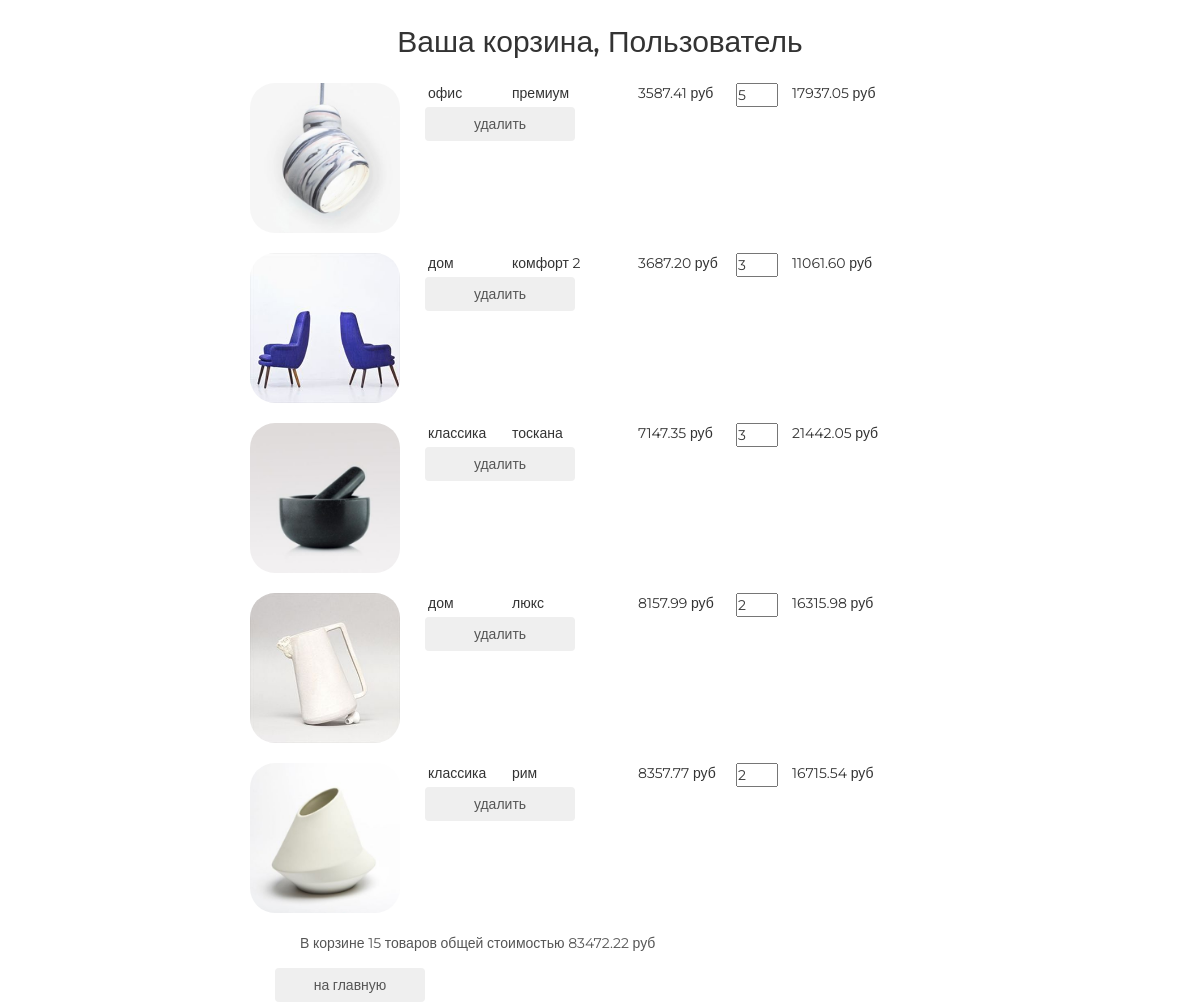
Page /basket/ (signed in) on the committed database.
### basketapp/models.py (models this page shows)
class Basket(models.Model):
    user = models.ForeignKey(settings.AUTH_USER_MODEL, on_delete=models.CASCADE, related_name='basket', verbose_name='Пользователь',)
    product = models.ForeignKey(Product, on_delete=models.CASCADE, verbose_name='Продукт',)
    quantity = models.PositiveIntegerField(default=0, verbose_name='Количество',)
    add_datetime = models.DateTimeField(auto_now_add=True, verbose_name='Время добавления')
    @property
    def product_cost(self):
        return self.product.price * self.quantity
    @property
    def total_quantity(self):
        items = Basket.objects.filter(user=self.user)
        total_items_count = sum(list(map(lambda x: x.quantity, items)))
        return total_items_count
    @property
    def total_cost(self):
        items = Basket.objects.filter(user=self.user)
        total_items_cost = sum(list(map(lambda x: x.product_cost, items)))
        return total_items_cost

### mainapp/models.py (models this page shows, shortened)
class Product(models.Model):
    category = models.ForeignKey(ProductCategory, on_delete=models.CASCADE)  # внешний ключ на табличку ProductCategory
    name = models.CharField(verbose_name='имя продукта', max_length=128)
    image = models.ImageField(upload_to='products_images', blank=True)
    short_desc = models.CharField(verbose_name='краткое описание продукта', max_length=60, blank=True)
    description = models.TextField(verbose_name='описание продукта', blank=True)
    price = models.DecimalField(verbose_name='цена продукта', max_digits=8, decimal_places=2, default=0)
    quantity = models.PositiveIntegerField(verbose_name='количество на складе', default=0)

class ProductCategory(models.Model):
    name = models.CharField(verbose_name='название категории', max_length=64, unique=True)
    description = models.TextField(verbose_name='описание категории', blank=True)

### authapp/models.py (models this page shows)
class ShopUser(AbstractUser):
    SEX_MALE = 'male'
    SEX_FEMALE = 'female'
    SEX_OTHER = 'other'
    SEX_CHOICE = (
        (SEX_MALE, 'Мужской'),
        (SEX_FEMALE, 'Женский'),
        (SEX_OTHER, 'Не указан'),
    )
    avatar = models.ImageField(upload_to='users_avatars', blank=True)   # аватарка
    age = models.PositiveIntegerField(verbose_name='возраст')           # возраст
    sex = models.CharField(max_length=6, choices=SEX_CHOICE, default=SEX_OTHER, verbose_name='Пол')  # male, female

### basketapp/views.py (the view)
# urls.py: path('', basketapp.basket, name='view'),        # READ
@login_required
def basket(request):
    title = 'Корзина'
    basket_items = Basket.objects.filter(user=request.user)
    context = {'title': title, 'basket_items': basket_items}
    return render(request, 'basketapp/basket.html', context)

### basketapp/templates/basketapp/basket.html
{% extends 'basketapp/base.html' %}
{% load static %}
{% block content %}
    <div class="basket_list">
        {% include 'basketapp/includes/inc_basket_list.html' %}
    </div>
    <button class="btn btn-round">
        <a href="{% url 'main' %}">
            на главную
        </a>
    </button>
{% endblock %}

### basketapp/templates/basketapp/includes/inc_basket_list.html
{% for item in basket_items %}
<div class="basket_record">
    <img src="/media/{{ item.product.image }}" alt="{{ item.product.short_desc }}">
    <span class="category_name">{{ item.product.category.name }}</span>
    <span class="product_name">{{ item.product.name }}</span>
    <span class="product_price">{{ item.product.price }}&nbspруб</span>
    <input type="number" name="{{ item.pk }}" min="0" value="{{ item.quantity }}">
    <span class="product_cost">{{ item.product_cost }}&nbspруб</span>
    <button class="btn btn-round">
        <a href="{% url 'basket:remove' item.pk %}" class="">
            удалить
        </a>
    </button>
</div>
{% endfor %}
{% if basket_items %}
<div class="basket_summary">
    В корзине {{ basket_items.0.total_quantity }} товаров общей стоимостью
    {{ basket_items.0.total_cost }} руб
</div>
{% endif %}

### static/css/style.css (style rules this page uses)
* { margin: 0; padding: 0; }
body { font-family: 'Montserrat', sans-serif; }
html, body { height: 100%; }
.basket_list input[type="number"] { width: 3em; position: relative; display: block; float: left; }
.basket_list span.category_name { margin-left: 2em; width: 5em; position: relative; display: block; float: left; }
.basket_list span.product_name { margin-left: 1em; width: 8em; position: relative; display: block; float: left; }
.basket_list span.product_price { margin-left: 1em; width: 7em; position: relative; display: block; float: left; }
.basket_list span.product_cost { margin-left: 1em; width: 7em; position: relative; display: block; float: left; }
.basket_list .basket_record { position: relative; display: block; height: 170px; float: none; }
.basket_container button { margin-left: 25px; width: 150px; display: block; float: left; }
.basket_container button a { text-decoration: none; color: #555; }
.basket_container img { display: block; float: left; width: 150px; border-radius: 25px; }
.basket_container .basket_summary { display: block; margin-left: 50px; margin-bottom: 15px; color: #555; }

### rows in the picture
Basket: product.image (picture), product.category.name "офис", product.name "премиум", product.price "3587.41", quantity "5", product_cost "17937.05", user+quantity "15", user+product+quantity "83472.22"
Basket: product.image (picture), product.category.name "дом", product.name "комфорт 2", product.price "3687.20", quantity "3", product_cost "11061.60"
Basket: product.image (picture), product.category.name "классика", product.name "тоскана", product.price "7147.35", quantity "3", product_cost "21442.05"
Basket: product.image (picture), product.category.name "дом", product.name "люкс", product.price "8157.99", quantity "2", product_cost "16315.98"
Basket: product.image (picture), product.category.name "классика", product.name "рим", product.price "8357.77", quantity "2", product_cost "16715.54"
